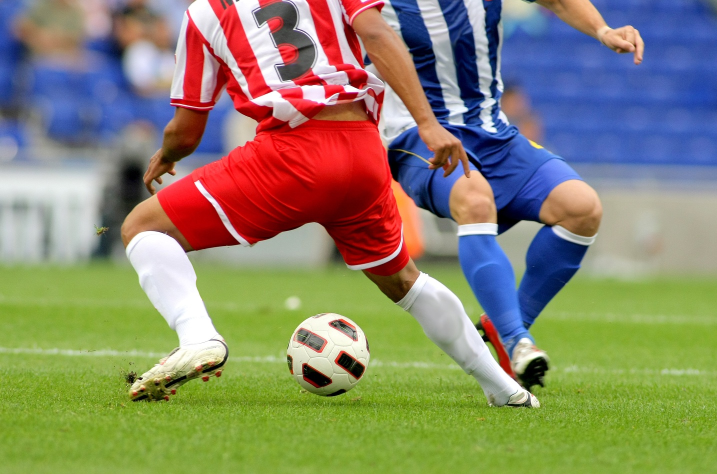
#> input picture python/opencv/day3/data1.jpg, 1434 x 948 px, found by its file name (shown at 1/2 size)
$ python ex6.py
#> lines starting #> are read from the running program, lines starting #| are printed output that depends on the picture
import cv2
import numpy as np
img=cv2.imread('./pn/opencv/day3/data1.jpg')
#> img is the input picture: shape (948, 1434, 3); mean B, G, R 107.2, 133.3, 136.9
re_img=cv2.resize(img,(0,0),fx=0.4,fy=0.4)
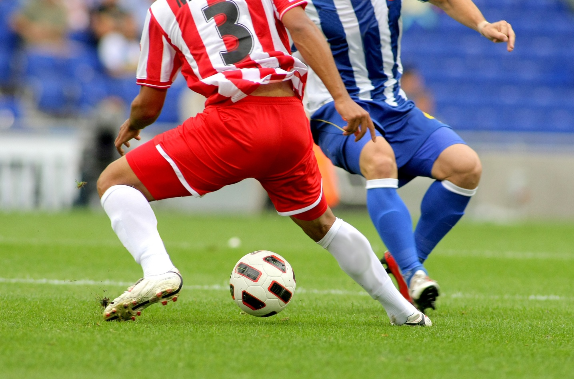
#> re_img: shape (379, 574, 3); mean B, G, R 107.2, 133.2, 136.8
gry_img=cv2.cvtColor(re_img,cv2.COLOR_BGR2GRAY)
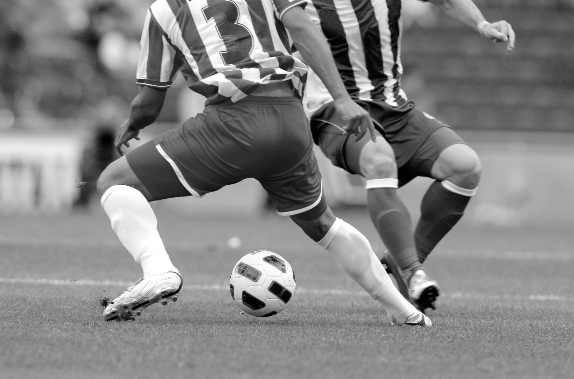
#> gry_img: shape (379, 574); min 0, max 255, mean 131.3

g1=cv2.GaussianBlur(gry_img,(3,3),0,0)
g2=cv2.GaussianBlur(gry_img,(5,5),0,0)
g3=cv2.GaussianBlur(gry_img,(7,7),0,0)
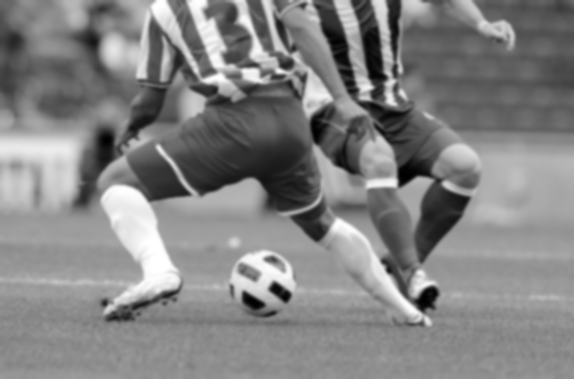
#> g3: shape (379, 574); min 0, max 255, mean 131.3
g4=cv2.GaussianBlur(gry_img,(9,9),0,0)
g5=cv2.GaussianBlur(gry_img,(15,15),0,0)

g_all=np.hstack((gry_img,g1,g2,g3,g4,g5))
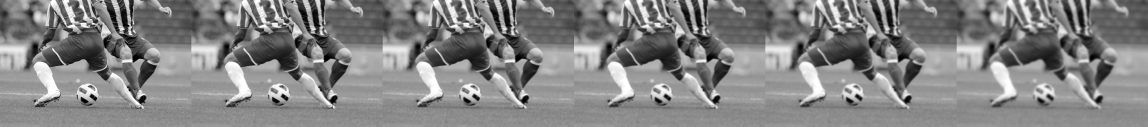
#> g_all: shape (379, 3444) (shown at 1/3 size); min 0, max 255, mean 131.3
cv2.imshow('w',g_all)

# 범위 : 0-255 / 255에 +1 되는 순간 다른 숫자로 변환
k=np.array([[-1,0,0],
            [0,0,0],
            [0,0,1]])

gry_img16=np.int16(gry_img)
t1=np.uint8(np.clip(cv2.filter2D(gry_img16,-1,k)+128,0,255))
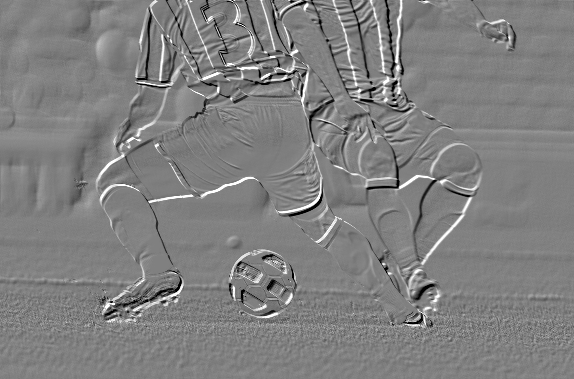
#> t1: shape (379, 574); min 0, max 255, mean 128
t2=np.uint8(cv2.filter2D(gry_img16,-1,k)+128)
t3=cv2.filter2D(gry_img16,-1,k)
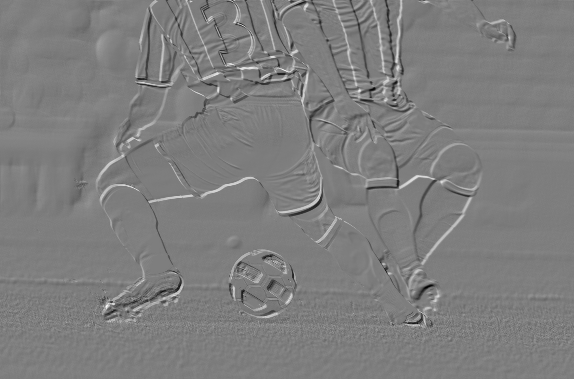
#> t3: shape (379, 574) int16; min -240, max 244, mean 0; drawn with min black and max white

cv2.imshow('t1',t1)
cv2.imshow('t2',t2)
cv2.imshow('t3',t3)

cv2.waitKey(0)
